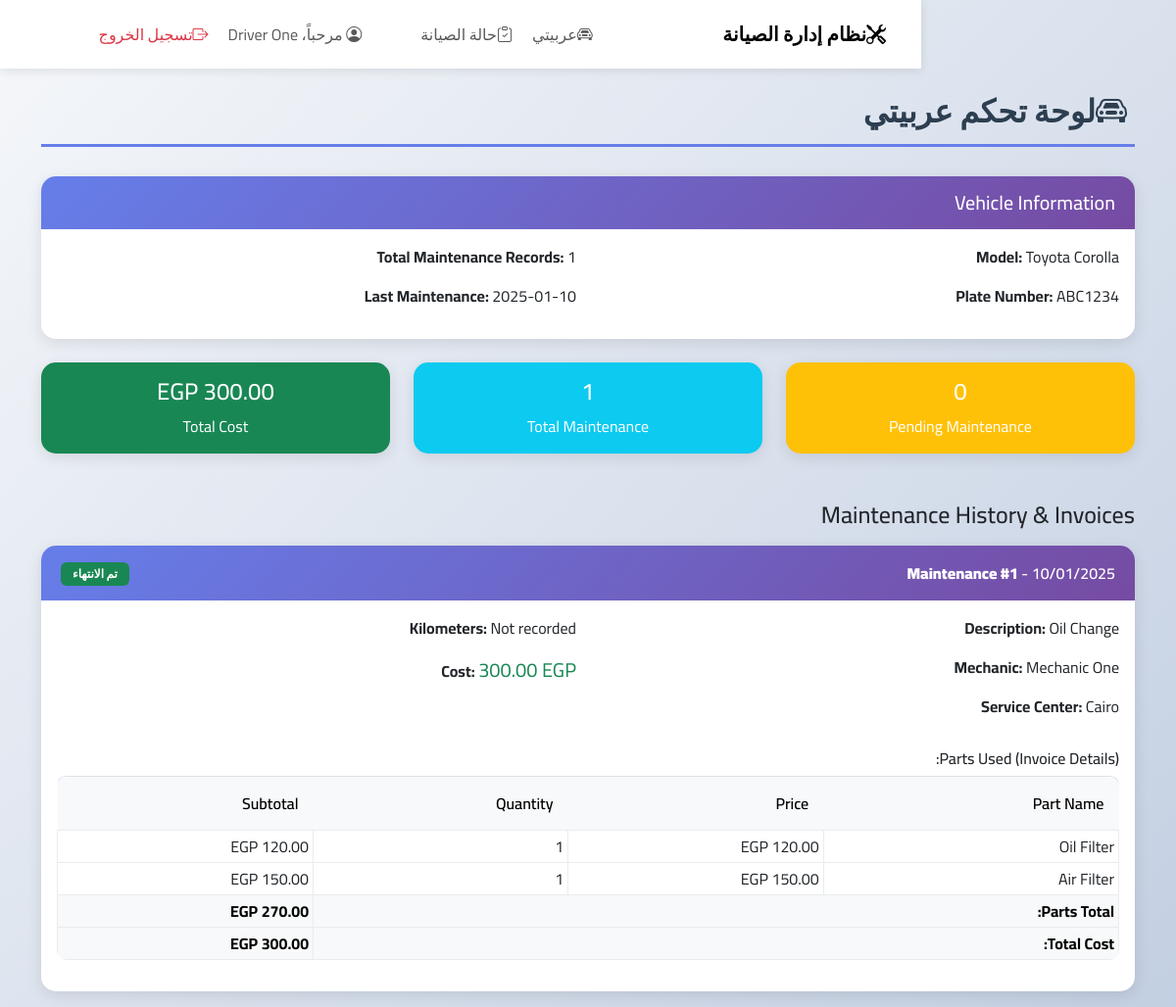
The page /driver/my_vehicle.php (signed in) on the database its author committed.
### tables this page shows
CREATE TABLE `vehicle` (
  `vehicle_id` int(11) NOT NULL,
  `model` varchar(100) NOT NULL,
  `plate_number` varchar(50) NOT NULL
);

CREATE TABLE `maintenance_record` (
  `maintenance_id` int(11) NOT NULL,
  `date` date NOT NULL,
  `description` text DEFAULT NULL,
  `cost` decimal(10,2) DEFAULT NULL,
  `kilometers` int(11) DEFAULT NULL,
  `vehicle_id` int(11) DEFAULT NULL,
  `center_id` int(11) DEFAULT NULL,
  `status` enum('pending','in_progress','done') DEFAULT 'pending'
);

CREATE TABLE `user` (
  `user_id` int(11) NOT NULL,
  `name` varchar(100) NOT NULL,
  `email` varchar(150) DEFAULT NULL,
  `password` varchar(255) NOT NULL,
  `role` enum('admin','driver','mechanic') NOT NULL,
  `phone` varchar(50) DEFAULT NULL,
  `photo` varchar(255) DEFAULT NULL,
  `center_id` int(11) DEFAULT NULL,
  `vehicle_id` int(11) DEFAULT NULL
);

CREATE TABLE `service_center` (
  `center_id` int(11) NOT NULL,
  `name` varchar(100) NOT NULL,
  `location` varchar(255) DEFAULT NULL,
  `phone` varchar(50) DEFAULT NULL
);

CREATE TABLE `maintenance_parts` (
  `maintenance_id` int(11) NOT NULL,
  `part_id` int(11) NOT NULL,
  `quantity` int(11) NOT NULL
);

CREATE TABLE `spare_part` (
  `part_id` int(11) NOT NULL,
  `name` varchar(100) NOT NULL,
  `price` decimal(10,2) DEFAULT NULL,
  `brand` varchar(100) DEFAULT NULL
);

### driver/my_vehicle.php (the view, shortened to what this page needs)
<?php
include "../connection.php";
include "../partials/header.php";
include "../partials/navbar.php";
?>
<div class="container mt-4">
  <h2 class="page-title">
    <i class="bi bi-car-front me-2"></i>لوحة تحكم عربيتي
  </h2>
  <?php
  $vehicle_id = $_SESSION['user']['vehicle_id'];
  $vehicle = $conn->query("SELECT * FROM vehicle WHERE vehicle_id=$vehicle_id")->fetch_assoc();
  $maintenance_records = $conn->query("
    SELECT
      m.*,
      u.name AS mechanic_name,
      sc.location AS center_location
    FROM maintenance_record m
    LEFT JOIN works_on w ON m.maintenance_id = w.maintenance_id
    LEFT JOIN user u ON w.mechanic_id = u.user_id
    LEFT JOIN service_center sc ON m.center_id = sc.center_id
    WHERE m.vehicle_id = $vehicle_id
    ORDER BY m.date DESC
  ");
  $total_maintenance = $conn->query("SELECT COUNT(*) AS count FROM maintenance_record WHERE vehicle_id=$vehicle_id")->fetch_assoc()['count'];
  $total_cost = $conn->query("SELECT SUM(cost) AS total FROM maintenance_record WHERE vehicle_id=$vehicle_id")->fetch_assoc()['total'];
  $pending_count = $conn->query("SELECT COUNT(*) AS count FROM maintenance_record WHERE vehicle_id=$vehicle_id AND status='pending'")->fetch_assoc()['count'];
  $last_maintenance = $conn->query("SELECT date FROM maintenance_record WHERE vehicle_id=$vehicle_id ORDER BY date DESC LIMIT 1")->fetch_assoc();
  ?>
  <div class="card mb-4">
    <div class="card-header bg-primary text-white">
      <h5 class="mb-0">Vehicle Information</h5>
    </div>
    <div class="card-body">
      <div class="row">
        <div class="col-md-6">
          <p><strong>Model:</strong> <?= htmlspecialchars($vehicle['model']) ?></p>
          <p><strong>Plate Number:</strong> <?= htmlspecialchars($vehicle['plate_number']) ?></p>
        </div>
        <div class="col-md-6">
          <p><strong>Total Maintenance Records:</strong> <?= $total_maintenance ?></p>
          <p><strong>Last Maintenance:</strong> <?= $last_maintenance ? htmlspecialchars($last_maintenance['date']) : 'No maintenance yet' ?></p>
        </div>
      </div>
    </div>
  </div>
  <div class="row mb-4">
    <div class="col-md-4">
      <div class="card text-center p-3 bg-warning text-white">
        <h4><?= $pending_count ?></h4>
        <p class="mb-0">Pending Maintenance</p>
      </div>
    </div>
    <div class="col-md-4">
      <div class="card text-center p-3 bg-info text-white">
        <h4><?= $total_maintenance ?></h4>
        <p class="mb-0">Total Maintenance</p>
      </div>
    </div>
    <div class="col-md-4">
      <div class="card text-center p-3 bg-success text-white">
        <h4><?= number_format($total_cost ?? 0, 2) ?> EGP</h4>
        <p class="mb-0">Total Cost</p>
      </div>
    </div>
  </div>
  <h4 class="mt-4 mb-3">Maintenance History & Invoices</h4>
  <?php if ($maintenance_records->num_rows == 0): ?>
    <div class="alert alert-info">No maintenance records found for your vehicle.</div>
  <?php else: ?>
    <?php while($record = $maintenance_records->fetch_assoc()): ?>
      <div class="card mb-3">
        <div class="card-header d-flex justify-content-between align-items-center">
          <div>
            <strong>Maintenance #<?= $record['maintenance_id'] ?></strong> -
            <?= date('d/m/Y', strtotime($record['date'])) ?>
          </div>
          <div>
            <?php
            $badge_class = '';
            $status_text = '';
            switch($record['status']) {
                case 'done':
                    $badge_class = 'bg-success';
                    $status_text = 'تم الانتهاء';
                    break;
            }
            ?>
            <span class="badge <?= $badge_class ?>"><?= $status_text ?></span>
          </div>
        </div>
        <div class="card-body">
          <div class="row mb-3">
            <div class="col-md-6">
              <p><strong>Description:</strong> <?= htmlspecialchars($record['description'] ?: 'No description') ?></p>
              <p><strong>Mechanic:</strong> <?= htmlspecialchars($record['mechanic_name'] ?? 'Not assigned') ?></p>
              <p><strong>Service Center:</strong> <?= htmlspecialchars($record['center_location'] ?? 'N/A') ?></p>
            </div>
            <div class="col-md-6">
              <p><strong>Kilometers:</strong> <?= isset($record['kilometers']) && $record['kilometers'] !== null ? number_format($record['kilometers']) . ' km' : 'Not recorded' ?></p>
              <p><strong>Cost:</strong> <span class="text-success fs-5"><?= number_format($record['cost'], 2) ?> EGP</span></p>
            </div>
          </div>
          <?php
          $parts_query = $conn->query("
            SELECT
              sp.name,
              sp.price,
              mp.quantity,
              (sp.price * mp.quantity) AS subtotal
            FROM maintenance_parts mp
            JOIN spare_part sp ON mp.part_id = sp.part_id
            WHERE mp.maintenance_id = {$record['maintenance_id']}
          ");
          ?>
          <?php if ($parts_query->num_rows > 0): ?>
            <h6 class="mt-3">Parts Used (Invoice Details):</h6>
            <table class="table table-sm table-bordered">
              <thead class="table-light">
                <tr>
                  <th>Part Name</th>
                  <th>Price</th>
                  <th>Quantity</th>
                  <th>Subtotal</th>
                </tr>
              </thead>
              <tbody>
                <?php
                $parts_total = 0;
                while($part = $parts_query->fetch_assoc()):
                  $parts_total += $part['subtotal'];
                ?>
                  <tr>
                    <td><?= htmlspecialchars($part['name']) ?></td>
                    <td><?= number_format($part['price'], 2) ?> EGP</td>
                    <td><?= $part['quantity'] ?></td>
                    <td><?= number_format($part['subtotal'], 2) ?> EGP</td>
                  </tr>
                <?php endwhile; ?>
              </tbody>
              <tfoot class="table-light">
                <tr>
                  <td colspan="3" class="text-end"><strong>Parts Total:</strong></td>
                  <td><strong><?= number_format($parts_total, 2) ?> EGP</strong></td>
                </tr>
                <tr>
                  <td colspan="3" class="text-end"><strong>Total Cost:</strong></td>
                  <td><strong><?= number_format($record['cost'], 2) ?> EGP</strong></td>
                </tr>
              </tfoot>
            </table>
          <?php else: ?>
            <p class="text-muted">No parts used in this maintenance.</p>
          <?php endif; ?>
        </div>
      </div>
    <?php endwhile; ?>
  <?php endif; ?>
</div>
<?php include "../partials/footer.php"; ?>

### main.css (style rules this page uses)
* { font-family: 'Cairo', sans-serif; }
body { background: linear-gradient(135deg, #f5f7fa 0%, #c3cfe2 100%); min-height: 100vh; direction: rtl; }
.card { border: none; border-radius: 15px; box-shadow: 0 4px 15px rgba(0,0,0,0.1); margin-bottom: 25px; transition: all 0.3s; overflow: hidden; }
.card-header { background: linear-gradient(135deg, #667eea 0%, #764ba2 100%); color: white; border: none; padding: 15px 20px; font-weight: 600; }
.table { border-radius: 10px; overflow: hidden; }
.table thead { background: linear-gradient(135deg, #667eea 0%, #764ba2 100%); color: white; }
.table thead th { border: none; padding: 15px; font-weight: 600; }
.table tbody tr { transition: all 0.2s; }
.table-bordered { border: none; }
.table-bordered td, .table-bordered th { border: 1px solid #e9ecef; }
.badge { padding: 6px 12px; border-radius: 6px; font-weight: 600; }
.page-title { color: #2c3e50; font-weight: 700; margin-bottom: 30px; padding-bottom: 15px; border-bottom: 3px solid #667eea; }

### rows shown on the page
vehicle: model "Toyota Corolla", plate_number "ABC1234"
maintenance_record: date "2025-01-10", maintenance_id "1", date "10/01/2025", status "تم الانتهاء", description "Oil Change", user.name "Mechanic One", center.location "Cairo", shows "Not recorded", cost "300.00"
maintenance_parts: part.name "Oil Filter", part.price "120.00", quantity "1"
maintenance_parts: part.name "Air Filter", part.price "150.00", quantity "1"

### other values the page prints
$user['name'] "Driver One"
$total_maintenance "1"
$pending_count "0"
